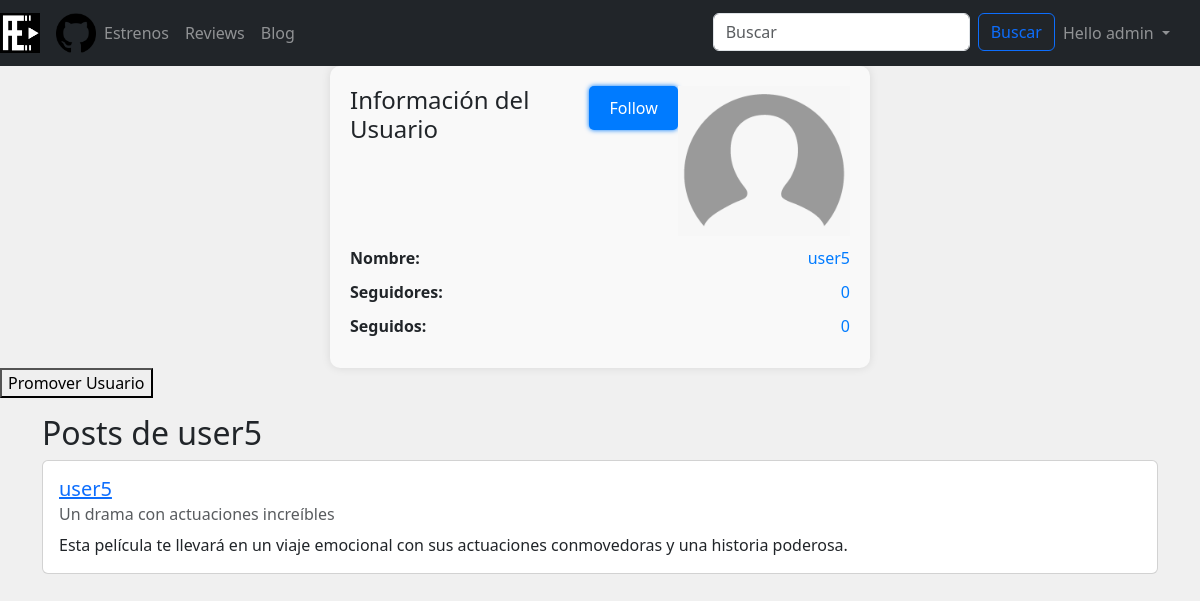
/usuario.php?nombre=user5 (signed in), run on the app's committed database.
### tables this page shows
CREATE TABLE `users` (
  `id` int(11) NOT NULL,
  `username` varchar(255) NOT NULL,
  `password` text NOT NULL,
  `email` varchar(255) NOT NULL,
  `role` tinyint(2) NOT NULL,
  `profile_image` varchar(255) DEFAULT NULL
);

CREATE TABLE `post` (
  `ID` int(11) NOT NULL,
  `ID_usuario` int(11) NOT NULL,
  `titulo` varchar(255) NOT NULL,
  `texto` text NOT NULL,
  `likes` int(11) DEFAULT 0
);

### includes/DAOs/UsuarioDAO.php (called while the page is built, shortened)
<?php
class UsuarioDAO
{
    public static function buscaUsuario($nombreUsuario)
    {
        $conn = Aplicacion::getInstance()->getConexionBd();
        $query = "SELECT * FROM users WHERE username=?";
        $stmt = $conn->prepare($query);
        $stmt->bind_param("s", $nombreUsuario);
        $stmt->execute();
        $rs = $stmt->get_result();
        $result = false;
        if ($rs) {
            $fila = $rs->fetch_assoc();
            if ($fila) {
                $query_followers = "SELECT * FROM followers WHERE follows=?";
                $stmt_followers = $conn->prepare($query_followers);
                $stmt_followers->bind_param("s", $fila['id']);
                $stmt_followers->execute();
                $rs_followers = $stmt_followers->get_result();
                $followers = array();
                $query_following = "SELECT * FROM followers WHERE user=?";
                $stmt_following = $conn->prepare($query_following);
                $stmt_following->bind_param("s", $fila['id']);
                $stmt_following->execute();
                $rs_following = $stmt_following->get_result();
                $following = array();
                $result = new UsuarioDTO($fila['username'], $fila['password'], $fila['email'], $fila['role'], $fila['id'], $followers, $following, $fila['profile_image']);
            }
        } else {
            error_log("Error BD ({$conn->errno}): {$conn->error}");
        }
        return $result;
    }
    public static function buscaPorId($idUsuario)
    {
        $conn = Aplicacion::getInstance()->getConexionBd();
        $query = sprintf("SELECT * FROM users WHERE id=%d", $idUsuario);
        $stmt = $conn->prepare($query);
        $stmt->execute();
        $rs = $stmt->get_result();
        $result = false;
        if ($rs) {
            $fila = $rs->fetch_assoc();
            if ($fila) {
                $query_followers = "SELECT * FROM followers WHERE follows=?";
                $stmt_followers = $conn->prepare($query_followers);
                $stmt_followers->bind_param("s", $fila['id']);
                $stmt_followers->execute();
                $rs_followers = $stmt_followers->get_result();
                $followers = array();
                $query_following = "SELECT * FROM followers WHERE user=?";
                $stmt_following = $conn->prepare($query_following);
                $stmt_following->bind_param("s", $fila['id']);
                $stmt_following->execute();
                $rs_following = $stmt_following->get_result();
                $following = array();
                $result = new UsuarioDTO($fila['username'], $fila['password'], $fila['email'], $fila['role'], $fila['id'], $followers, $following, $fila['profile_image']);
            }
        } else {
            error_log("Error BD ({$conn->errno}): {$conn->error}");
        }
        return $result;
    }
}

### includes/SAs/UsuarioSA.php (called while the page is built, shortened)
<?php
require_once __DIR__ . '/../DAOs/UsuarioDAO.php';
require_once __DIR__ . '/../DTOs/UsuarioDTO.php';
class UsuarioSA {
    public function buscaUsuario($nombreUsuario) {
        return UsuarioDAO::buscaUsuario($nombreUsuario);
    }
    public function buscaPorId($idUsuario) {
        return UsuarioDAO::buscaPorId($idUsuario);
    }
}

### includes/DTOs/UsuarioDTO.php (called while the page is built, shortened)
<?php
class UsuarioDTO {
    private $id;
    private $nombreUsuario;
    private $role;
    private $followers = [];
    private $following = [];
    private $profile_image;
    private function setUser($nombreUsuario, $password, $email, $role = 0, $id = null, $followers = [], $following = [], $profile_image = null) {
        $this->id = $id;
        $this->nombreUsuario = $nombreUsuario;
        $this->role = $role;
        $this->followers = $followers;
        $this->following = $following;
        $this->profile_image = $profile_image;
    }
    public function getId()
    {
        return $this->id;
    }
    public function getNombreUsuario()
    {
        return $this->nombreUsuario;
    }
    public function getRole()
    {
        return $this->role;
    }
    public function getFollowers()
    {
        return $this->followers;
    }
    public function getFollowing()
    {
        return $this->following;
    }
    public function getProfileImage()
    {
        return $this->profile_image;
    }
}

### includes/SAs/postSA.php (called while the page is built, shortened)
<?php
require_once __DIR__ . '/../DAOs/postDAO.php';
require_once __DIR__ . '/../DTOs/postDTO.php';
class postSA
{
    public function buscarPostsPorIdUsuario($ID_usuario){
        $postDAO = new postDAO();
        $posts = $postDAO->buscarPostsPorUsuario($ID_usuario);
        return $posts;
    }
}

### includes/Aplicacion.php (called while the page is built, shortened)
<?php
class Aplicacion
{
	private static $instancia;
	public static function getInstance()
	{
		if (!self::$instancia instanceof self) {
			self::$instancia = new static();
		}
		return self::$instancia;
	}
	private $bdDatosConexion;
	private $inicializada = false;
	private $conn;
	public function init($bdDatosConexion)
	{
		if (!$this->inicializada) {
			$this->bdDatosConexion = $bdDatosConexion;
			$this->inicializada = true;
		}
	}
	public function getConexionBd()
	{
		if (!$this->conn) {
			$bdHost = $this->bdDatosConexion['host'];
			$bdUser = $this->bdDatosConexion['user'];
			$bdPass = $this->bdDatosConexion['pass'];
			$bd = $this->bdDatosConexion['bd'];
			$conn = new mysqli($bdHost, $bdUser, $bdPass, $bd);
			$this->conn = $conn;
		}
		return $this->conn;
	}
}

### includes/DAOs/postDAO.php (called while the page is built, shortened)
<?php
class postDAO
{
    public function buscarPostsPorUsuario($id_usuario)
    {
        $this->conexion = Aplicacion::getInstance()->getConexionBd();
        $query = "SELECT * FROM post WHERE ID_usuario = ?";
        $statement = $this->conexion->prepare($query);
        $statement->bind_param("i", $id_usuario);
        $statement->execute();
        $result = $statement->get_result();
        $posts = array();
        while ($row = $result->fetch_assoc()) {
            $post = new postDTO(
                $row['ID'],
                $row['ID_usuario'],
                $row['titulo'],
                $row['texto'],
                $row['likes']
            );
            $posts[] = $post;
        }
        return $posts;
    }
}

### includes/DTOs/postDTO.php (called while the page is built, shortened)
<?php
class postDTO
{
    public $titulo;
    public $texto;
    private function setPost($ID,$ID_usuario, $titulo, $texto, $likes)
    {
        $this->titulo = $titulo;
        $this->texto = $texto;
    }
    public function getTitulo()
    {
        return $this->titulo;
    }
    public function getTexto()
    {
        return $this->texto;
    }
}

### usuario.php (the view, shortened to what this page needs)
<?php
require_once __DIR__ . '/includes/DTOs/UsuarioDTO.php';
require_once __DIR__ . '/includes/SAs/UsuarioSA.php';
require_once __DIR__ . '/includes/DTOs/postDTO.php';
require_once __DIR__ . '/includes/SAs/postSA.php';
$usuarioSA = new UsuarioSA();
$postSA = new postSA();
$nombreUsuario = $_GET['nombre'];
$loggedUser = unserialize($_SESSION['user_obj']);
$userRol = $usuarioSA->buscaUsuario($nombreUsuario)->getRole();
$loggedUserId = $loggedUser->getId();
$loggedUsername = $loggedUser->getNombreUsuario();
if ($loggedUsername == $nombreUsuario) {
    $usuario = $usuarioSA->buscaUsuario($nombreUsuario);
    $nombre = $usuario->getNombreUsuario();
    $seguidores = $usuario->getFollowers();
    $seguidos = $usuario->getFollowing();
    $seguidoresDropdown = '<div class="dropdown-content-followers">';
    foreach ($seguidores as $seguidor) {
        $seguidorNombre = $usuarioSA->buscaNombrePorId($seguidor);
        $seguidoresDropdown .= '<span><a href="usuario.php?nombre=' . $seguidorNombre . '">' . $seguidorNombre . '</a></span>';
    }
    $seguidoresDropdown .= '</div>';
    $seguidosDropdown = '<div class="dropdown-content-followers">';
    foreach ($seguidos as $seguido) {
        $seguidoNombre = $usuarioSA->buscaNombrePorId($seguido);
        $seguidosDropdown .= '<span><a href="usuario.php?nombre=' . $seguidoNombre . '">' . $seguidoNombre . '</a></span>';
    }
    $seguidosDropdown .= '</div>';
    $form = new FormularioEditarPerfil();
    $htmlFormEditarPerfil = $form->generaCamposFormularioPopUp($nombre);
    $infoUsuario = '
    <div class="profile-container">
        <div class="profile-info">
            <div class="profile-detail">
                <h2>Información del Usuario</h2>
                <button id="openBtn" class="follow-btn">Editar perfil</button>
                <span class="value"><img src="img/' . $usuario->getProfileImage() . '" alt="Profile Image" height="150px"></span>
            </div>
            <div id="popupForm" class="popup">
                ' . $htmlFormEditarPerfil . '
            </div>
            <div class="profile-detail">
                <span class="label">Nombre:</span>
                <span class="value">' . $nombre . ' ' . ($usuario->getRole() == 2 ? '<i class="fas fa-check-circle text-primary"></i>' : ($usuario->getRole() == 1 ? '<i class="fas fa-check-circle text-warning"></i>' : '')) . '</span>
                </div>
            <div class="profile-detail">
                <span class="label">Seguidores:</span>
                <span class="dropdown-followers">
                    <span class="value">' . count($seguidores) . '</span>' . $seguidoresDropdown . '
                </span>
            </div>
            <div class="profile-detail">
                <span class="label">Seguidos:</span>
                <span class="dropdown-followers">
                    <span class="value">' . count($seguidos) . '</span>' . $seguidosDropdown . '
                </span>
            </div>
        </div>
    </div>
    ';
    $contenidoPosts = '
        <div class="container mt-3">
            <h2>Posts de ' . $nombre . '</h2>
    ';
    $posts = $postSA->buscarPostsPorUsuario($nombreUsuario);
    foreach ($posts as $post) {
        $contenidoPosts .= '
            <div class="card mb-3">
                <div class="card-body">
                    <h5 class="card-title"><a href="usuario.php?nombre=' . urlencode($post->getUsuario()) . '">' . $post->getUsuario() . '</a></h5>
                    <h6 class="card-subtitle mb-2 text-muted">' . $post->getTitulo() . '</h6>
                    <p class="card-text">' . $post->getTexto() . '</p>
                </div>
            </div>
        ';
    }
    $contenidoPosts .= '</div>';
    $contenidoPrincipal = '<script src="https://ajax.googleapis.com/ajax/libs/jquery/3.5.1/jquery.min.js"></script>
    <script src="js/scripts.js"></script>' . $infoUsuario . $contenidoPosts;
} else {
    $usuario = $usuarioSA->buscaUsuario($nombreUsuario);
    $nombre = $usuario->getNombreUsuario();
    $seguidores = $usuario->getFollowers();
    $seguidos = $usuario->getFollowing();
    if (!in_array($loggedUserId, $seguidores)) {
        $infoUsuario = '
            <div class="profile-container">
                <div class="profile-info">
                    <div class="profile-detail">
                        <h2>Información del Usuario</h2>
                        <button id="follow-btn" class="follow-btn" nombre="' . $nombre . '">Follow</button>
                        <span class="value"><img style="" src="img/' . $usuario->getProfileImage() . '" alt="Profile Image" height="150px"></span>
                    </div>
                    <div class="profile-detail">
                        <span class="label">Nombre:</span>
                        <span class="value">' . $nombre . ' ' . ($usuario->getRole() == 2 ? '<i class="fas fa-check-circle text-primary"></i>' : ($usuario->getRole() == 1 ? '<i class="fas fa-check-circle text-warning"></i>' : '')) . '</span>
                    </div>
                    <div class="profile-detail">
                        <span class="label">Seguidores:</span>
                        <span class="value">' . count($seguidores) . '</span>
                    </div>
                    <div class="profile-detail">
                        <span class="label">Seguidos:</span>
                        <span class="value">' . count($seguidos) . '</span>
                    </div>
                </div>
            </div>
        ';
    }
    if (unserialize($_SESSION['user_obj'])->getRole() == 1) {
        if ($userRol == 0) {
            $infoUsuario .= '<form method="POST" action="">
    <input type="hidden" name="id_usuario" value="' . $usuario->getId() . '">
    <button type="submit" name="promover_usuario" class="promote-btn">Promover Usuario</button>
  </form>';
        }
    }
    $contenidoPosts = '
        <div class="container mt-3">
            <h2>Posts de ' . $nombre . '</h2>
    ';
    $posts = $postSA->buscarPostsPorIdUsuario($usuarioSA->buscaUsuario($_GET['nombre'])->getId());
    foreach ($posts as $post) {
        $contenidoPosts .= '
            <div class="card mb-3">
                <div class="card-body">
                <h5 class="card-title"><a href="usuario.php?nombre=' . urlencode($usuarioSA->buscaPorId($post->getIDusuario())->getNombreUsuario()) . '">' . $usuarioSA->buscaPorId($post->getIDusuario())->getNombreUsuario() . '</a></h5>
                    <h6 class="card-subtitle mb-2 text-muted">' . $post->getTitulo() . '</h6>';
                    $texto_post = $post->getTexto();
                $texto_post_con_enlaces = preg_replace_callback('/@(\w[\w.-]*)/', function($matches) {
                $nombreUsuario = $matches[1];
                $user = new UsuarioSA();
                if ($user->buscaUsuario($nombreUsuario)) {
                    return '<a href="usuario.php?nombre=' . $nombreUsuario . '">@' . $nombreUsuario . '</a>';
                } else {
                    return '@' . $nombreUsuario;
                }
            }, $texto_post);
            $texto_post_con_enlaces = preg_replace_callback('/#(\w[\w.-]*)/', function($matches) {
                $nombrePelicula = $matches[1];
                $pelicula = new PeliculaSA();
                if ($pelicula->obtenerPeliculaPorNombre($nombrePelicula)) {
                    return '<a href="infoPeliculas.php?nombre=' . urlencode($nombrePelicula) . '">#' . $nombrePelicula . '</a>';
                } else {
                    return '#' . $nombrePelicula;
                }
            }, $texto_post_con_enlaces);
            $contenidoPosts .= '
                            <p class="card-text" style="text-decoration: none;">' . $texto_post_con_enlaces . '</p>
                </div>
            </div>
        ';
    }
    $contenidoPosts .= '</div>';
    $contenidoPrincipal = '<script src="https://ajax.googleapis.com/ajax/libs/jquery/3.5.1/jquery.min.js"></script>' . $infoUsuario . $contenidoPosts . '<script src="js/scripts.js"></script>';
}
require BASE_APP . '/includes/vistas/plantillas/plantilla.php';

### css/estilo.css (style rules this page uses)
html, body { margin: 0; padding: 0; height: 100%; background-color: #f0f0f0; }
.follow-btn { background-color: #007bff; color: white; padding: 10px 20px; border: none; border-radius: 5px; cursor: pointer; font-size: 16px; margin-left: 2.5%; margin-top: -20px; outline: none; box-shadow: 0 0 5px #007bff; transition: 0.5s ease; width: 20%; height: 20%; margin-top: 0px; }
.profile-container { max-width: 45%; margin: 0 auto; padding: 20px; background-color: #f9f9f9; border-radius: 10px; box-shadow: 0 0 10px rgba(0, 0, 0, 0.1); }
.profile-info { align-items: center; }
.profile-info h2 { font-size: 24px; margin-bottom: 20px; }
.profile-detail { display: flex; justify-content: space-between; margin-bottom: 10px; }
.label { font-weight: bold; }
.value { color: #007bff; }

### data on the page
users: profile_image (placeholder picture), username "user5"
post: ID_usuario.username "user5", titulo "Un drama con actuaciones increíbles", texto "Esta película te llevará en un viaje emocional con sus actuaciones conmovedoras y una historia poderosa."

### other printed values
$username "admin"
count($seguidores) "0"
count($seguidos) "0"
